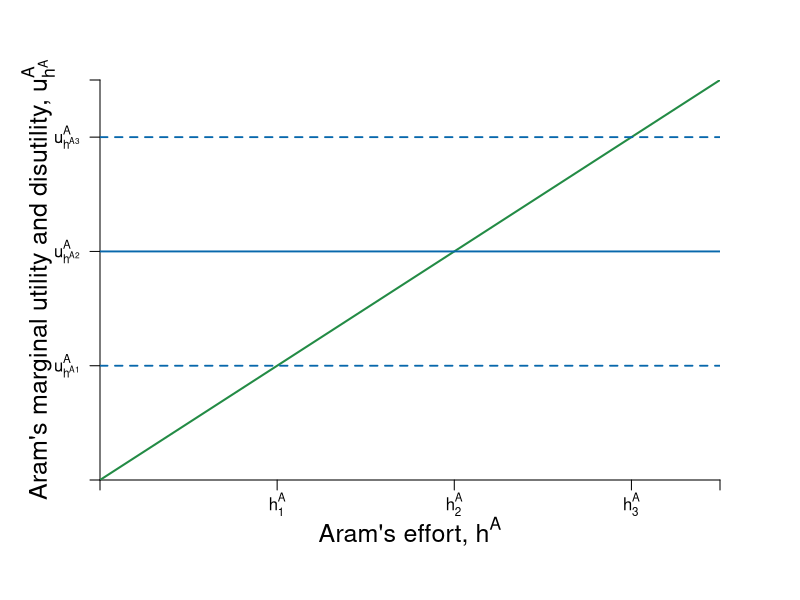

This figure's R source: (Note: this script raises an error after producing the figure.)
require(shape)
pdf(file = "coordination_failures/marginal_benefit_cost.pdf", width = 9, height = 7)

#Set parameters for graphics
axislabelsize <- 1.5
graphlinewidth <- 2
segmentlinewidth <- 1.8

COL <- c("#7fc97f", "#beaed4", "#fdc086", "#ffff99", "#386cb0", "#f0027f", "#bf5b17", "#666666")
COLA <- c("#99d8c9","#66c2a4","#41ae76", "#238b45", "#005824")
COLB <- c("#4eb3d3", "#2b8cbe", "#0868ac","#084081")

par(mar =  c(6, 5, 4, 4))

MBenefit <- function(eb = 8, alpha = 16, beta = 1/24) {
  alpha*(1 - beta*eb)
}

MCost <- function(ea, slope = 1, intercept = 0){
  intercept + slope*ea
}


xlims <- c(0, 14)
ylims <- c(0, 14)

npts <- 501 
x <- seq(xlims[1], xlims[2], length.out = npts)
y <- seq(ylims[1], ylims[2], length.out = npts) 
a <- c(12, 46.08, 90)

plot(0, 0, xlim = xlims, ylim = ylims, type = "n",
     xlab = expression(paste("")),
     ylab = expression(paste("")), 
     xaxt = "n", 
     yaxt = "n", 
     cex.lab = axislabelsize, 
     bty = "n",
     xaxs="i", 
     yaxs="i")

# ticksy <- seq(from = 0, to = ylims[2], by = 2)
# ylabels <- seq(from = 0, to = ylims[2], by = 2)
# ticksx <- seq(from = 0, to = xlims[2], by = 2)
# xlabels <- seq(from = 0, to = xlims[2], by = 2)
ticksy <- c(0, 4, 8, 12, ylims[2])
ylabels <- c(NA, expression(paste(u[h^A1]^A)), expression(paste(u[h^A2]^A)), expression(paste(u[h^A3]^A)), NA)
ticksx <- c(0, 4, 8, 12, xlims[2])
xlabels <- c(NA, expression(paste(h[1]^A)), expression(paste(h[2]^A)), expression(paste(h[3]^A)), NA)

axis(1, at = ticksx, pos = 0, labels = xlabels)
axis(2, at = ticksy, pos = 0, labels = ylabels, las = 1)


mtext(expression(paste("Aram's effort, ", h^A)), side=1, line = 2.5, cex = axislabelsize)
text(-1.4, 0.5*ylims[2], expression(paste("Aram's marginal utility and disutility, ", u[h^A]^A)), xpd = TRUE, cex = axislabelsize, srt = 90) 

npts <- 500 
xx1 <- seq(xlims[1], xlims[2], length.out = npts)
xx2 <- seq(4, 8, length.out = npts)

#lines(xx1, MBenefit(xx1, ua = 10), col = COLA[4], lwd = graphlinewidth)
lines(xx1, MCost(xx1), col = COLA[4], lwd = graphlinewidth)
#lines(xx1, indiffA(xx1, ua = 46.08), col = COLA[4], lwd = graphlinewidth)
#lines(xx2, mrsA(xx2), col = "gray", lwd = graphlinewidth, lty = 2)


segments(0, 12, xlims[2], 12, lty = 2, col =  COLB[3] , lwd = segmentlinewidth)
segments(0, 8, xlims[2], 8, lty = 1, col = COLB[3] , lwd = segmentlinewidth)
segments(0, 4, xlims[2], 4, lty = 2, col = COLB[3] , lwd = segmentlinewidth)

# segments(9.6, 0, 9.6, 9.6, lty = 2, col = "gray" , lwd = segmentlinewidth)
# 
# segments(0, 6.9, 6.9, 6.9, lty = 2, col = "gray" , lwd = segmentlinewidth)
# segments(6.9, 0, 6.9, 6.9, lty = 2, col = "gray" , lwd = segmentlinewidth)


#segments(4.11765, 6.17647, 5.88, 8.88, lty = 1, col = COL[2] , lwd = graphlinewidth)
# text(9.5, 30, expression(paste("Slope at ", (list(e^A, y^A)) == (list(6, 28)), " is ", e^A == 6)))

text(3, 8.5, expression(paste("Marginal Benefit, ", mb[2]^A== alpha(1 - beta*h^B))), cex = labelsize)
text(2, 12.5, expression(paste(mb[3]^A == alpha, " when ", h^b == 0)), cex = labelsize)
text(0.7, 4.5, expression(paste(mb[1]^A)), cex = labelsize)
text(10.8, 13, expression(paste("Marginal Distutility", phantom() == h^A)), cex = labelsize)

Arrows(1.5, 9, 1.5, 11.5, col = "black", lty = 1, lwd = 2, arr.type = "triangle", arr.lwd = 0.5)
text(3, 11, expression(paste(alpha, " increases, or ")), cex = labelsize)
text(3, 10.5, expression(paste(h^B, " decreases")), cex = labelsize)

Arrows(1.5, 7.5, 1.5, 4.5, col = "black", lty = 1, lwd = 2, arr.type = "triangle", arr.lwd = 0.5)
text(3, 5.5, expression(paste(alpha, " decreases, or ")), cex = labelsize)
text(3, 5, expression(paste(h^B, " increases")), cex = labelsize)

segments(8, 0, 8, 8, lty = 2, col = "gray" , lwd = segmentlinewidth)
points(8, 8, pch = 16, col = "black", cex = 1.5)
text(8.25, 7.5, expression(paste(f)), cex = labelsize)

segments(12, 0, 12, 12, lty = 2, col = "gray" , lwd = segmentlinewidth)
points(12, 12, pch = 16, col = "black", cex = 1.5)
text(12.25, 11.5, expression(paste(g)), cex = labelsize)

segments(4, 0, 4, 4, lty = 2, col = "gray" , lwd = segmentlinewidth)
points(4, 4, pch = 16, col = "black", cex = 1.5)
text(4.25, 3.5, expression(paste(e)), cex = labelsize)

#Label the iso-welfare functions for the HG, Aisha
text(9.7, 60, expression(u[1]^A))
text(7.6, 60, expression(u[2]^A))
text(4.8, 60, expression(u[3]^A))



dev.off()
